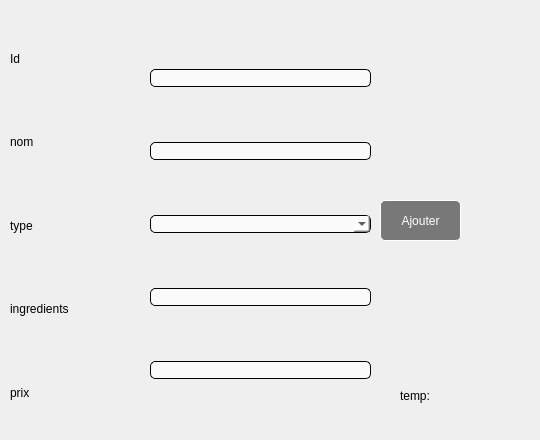
                  <widget class="QWidget" name="tab_21">
                   <attribute name="title">
                    <string>ajouter </string>
                   </attribute>
                   <widget class="QWidget" name="verticalLayoutWidget">
                    <property name="geometry">
                     <rect>
                      <x>10</x>
                      <y>20</y>
                      <width>124</width>
                      <height>411</height>
                     </rect>
                    </property>
                    <layout class="QVBoxLayout" name="verticalLayout_100">
                     <item>
                      <widget class="QLabel" name="label_163">
                       <property name="styleSheet">
                        <string notr="true">font: 75 italic 14pt &quot;Comic Sans MS&quot;;</string>
                       </property>
                       <property name="text">
                        <string>Id</string>
                       </property>
                      </widget>
                     </item>
                     <item>
                      <widget class="QLabel" name="label_164">
                       <property name="styleSheet">
                        <string notr="true">font: 75 italic 14pt &quot;Comic Sans MS&quot;;</string>
                       </property>
                       <property name="text">
                        <string>nom</string>
                       </property>
                      </widget>
                     </item>
                     <item>
                      <widget class="QLabel" name="label_165">
                       <property name="styleSheet">
                        <string notr="true">font: 75 italic 14pt &quot;Comic Sans MS&quot;;</string>
                       </property>
                       <property name="text">
                        <string>type</string>
                       </property>
                      </widget>
                     </item>
                     <item>
                      <widget class="QLabel" name="label_166">
                       <property name="styleSheet">
                        <string notr="true">font: 75 italic 14pt &quot;Comic Sans MS&quot;;</string>
                       </property>
                       <property name="text">
                        <string>ingredients</string>
                       </property>
                      </widget>
                     </item>
                     <item>
                      <widget class="QLabel" name="label_167">
                       <property name="styleSheet">
                        <string notr="true">font: 75 italic 14pt &quot;Comic Sans MS&quot;;</string>
                       </property>
                       <property name="text">
                        <string>prix</string>
                       </property>
                      </widget>
                     </item>
                    </layout>
                   </widget>
                   <widget class="QWidget" name="verticalLayoutWidget_2">
                    <property name="geometry">
                     <rect>
                      <x>150</x>
                      <y>20</y>
                      <width>221</width>
                      <height>411</height>
                     </rect>
                    </property>
                    <layout class="QVBoxLayout" name="verticalLayout_101">
                     <item>
                      <widget class="QLineEdit" name="lineEdit_id_2">
                       <property name="styleSheet">
                        <string notr="true">QLineEdit{
background-color:rgba(255,255,255,70%);
border:1 solid black;
border-radius:5px;
color:black;
}</string>
                       </property>
                      </widget>
                     </item>
                     <item>
                      <widget class="QLineEdit" name="lineEdit_nom_2">
                       <property name="styleSheet">
                        <string notr="true">QLineEdit{
background-color:rgba(255,255,255,70%);
border:1 solid black;
border-radius:5px;
color:black;
}</string>
                       </property>
                      </widget>
                     </item>
                     <item>
                      <widget class="QComboBox" name="comboBox_type">
                       <property name="styleSheet">
                        <string notr="true">background-color:rgba(255,255,255,70%);
border:1 solid black;
border-radius:5px;
color:black;</string>
                       </property>
                       <item>
                        <property name="text">
                         <string/>
                        </property>
                       </item>
                       <item>
                        <property name="text">
                         <string>Entree</string>
                        </property>
                       </item>
                       <item>
                        <property name="text">
                         <string>Plat Principal</string>
                        </property>
                       </item>
                       <item>
                        <property name="text">
                         <string>Dessert</string>
                        </property>
                       </item>
                      </widget>
                     </item>
                     <item>
                      <widget class="QLineEdit" name="lineEdit_ing">
                       <property name="styleSheet">
                        <string notr="true">
QLineEdit{
background-color:rgba(255,255,255,70%);
border:1 solid black;
border-radius:5px;
color:black;
}</string>
                       </property>
                      </widget>
                     </item>
                     <item>
                      <widget class="QLineEdit" name="lineEdit_prix_2">
                       <property name="styleSheet">
                        <string notr="true">
QLineEdit{
background-color:rgba(255,255,255,70%);
border:1 solid black;
border-radius:5px;
color:black;
}</string>
                       </property>
                      </widget>
                     </item>
                    </layout>
                   </widget>
                   <widget class="QPushButton" name="pushButton_ajouter_Plat">
                    <property name="geometry">
                     <rect>
                      <x>380</x>
                      <y>200</y>
                      <width>81</width>
                      <height>41</height>
                     </rect>
                    </property>
                    <property name="styleSheet">
                     <string notr="true">QPushButton{
background-color:rgba(0,0,0,50%);
color:white;
border:1 solid white;
border-radius: 5px;
}
QPushButton:hover{
background-color:rgba(255,0,0,50%);
color:black;
}</string>
                    </property>
                    <property name="text">
                     <string>Ajouter</string>
                    </property>
                   </widget>
                   <widget class="QLabel" name="label_date_time">
                    <property name="geometry">
                     <rect>
                      <x>400</x>
                      <y>370</y>
                      <width>131</width>
                      <height>51</height>
                     </rect>
                    </property>
                    <property name="text">
                     <string>temp:</string>
                    </property>
                   </widget>
                  </widget>
